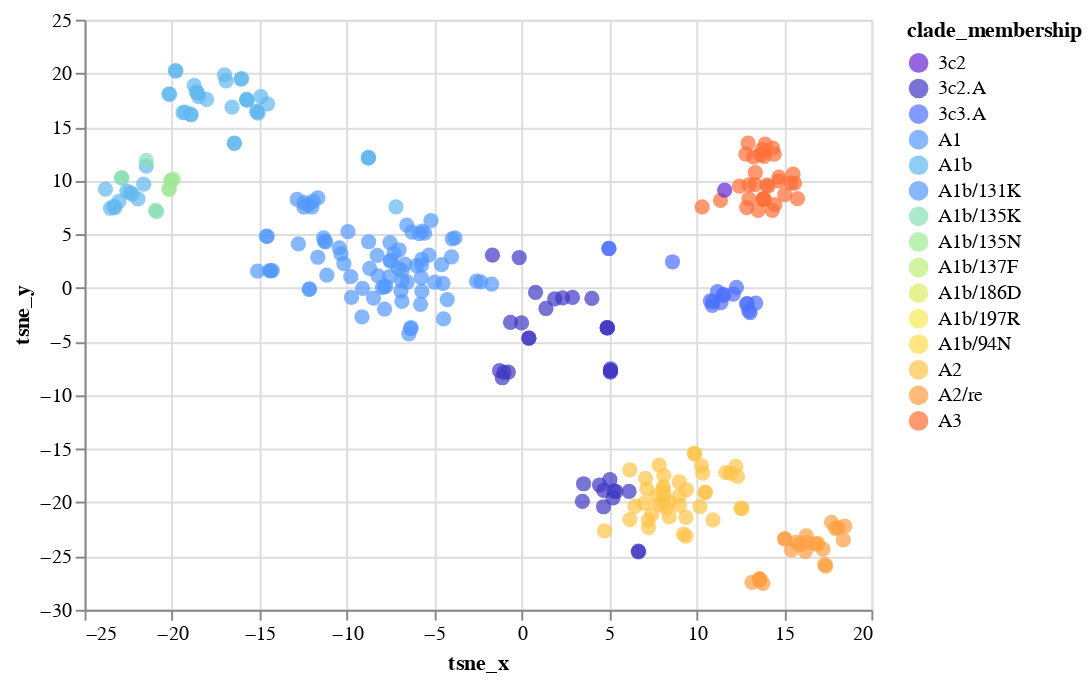

Notebook code cell kept with this figure:
### Code cell
scatterplot_with_tooltip_interactive(merged_tsne_df_concatenated,'tsne_x','tsne_y','tsne_x','tsne_y',['strain', "clade_membership"],'clade_membership:N', domain, range_)

### Figure 1 — Vega-Lite specification as saved in the notebook (floating-point values rounded to 4 significant figures; data arrays with more than 128 entries replaced by an {"elided": "..."} marker saying what was removed)
{"config": {"view": {"continuousWidth": 400, "continuousHeight": 300}}, "data": {"name": "data-d460bdf7a84fbfefb2128d3b0d82683e"}, "mark": {"type": "circle", "size": 60}, "encoding": {"color": {"type": "nominal", "field": "clade_membership", "scale": {"domain": ["3c2", "3c2.A", "3c3.A", "A1", "A1b", "A1b/131K", "A1b/135K", "A1b/135N", "A1b/137F", "A1b/186D", "A1b/197R", "A1b/94N", "A2", "A2/re", "A3"], "range": ["#6626d4", "#4138c3", "#4e70ff", "#5499ff", "#61b8f0", "#5499ff", "#87dfb3", "#a0e994", "#bdee78", "#ddee64", "#f8e957", "#ffdb4e", "#ffc348", "#ff9e40", "#ff6e36"]}}, "tooltip": [{"type": "nominal", "field": "strain"}, {"type": "nominal", "field": "clade_membership"}], "x": {"type": "quantitative", "field": "tsne_x", "title": "tsne_x"}, "y": {"type": "quantitative", "field": "tsne_y", "title": "tsne_y"}}, "selection": {"selector065": {"type": "interval", "bind": "scales", "encodings": ["x", "y"]}}, "$schema": "https://vega.github.io/schema/vega-lite/v4.8.1.json", "datasets": {"data-d460bdf7a84fbfefb2128d3b0d82683e": {"elided": "306 records"}}}
